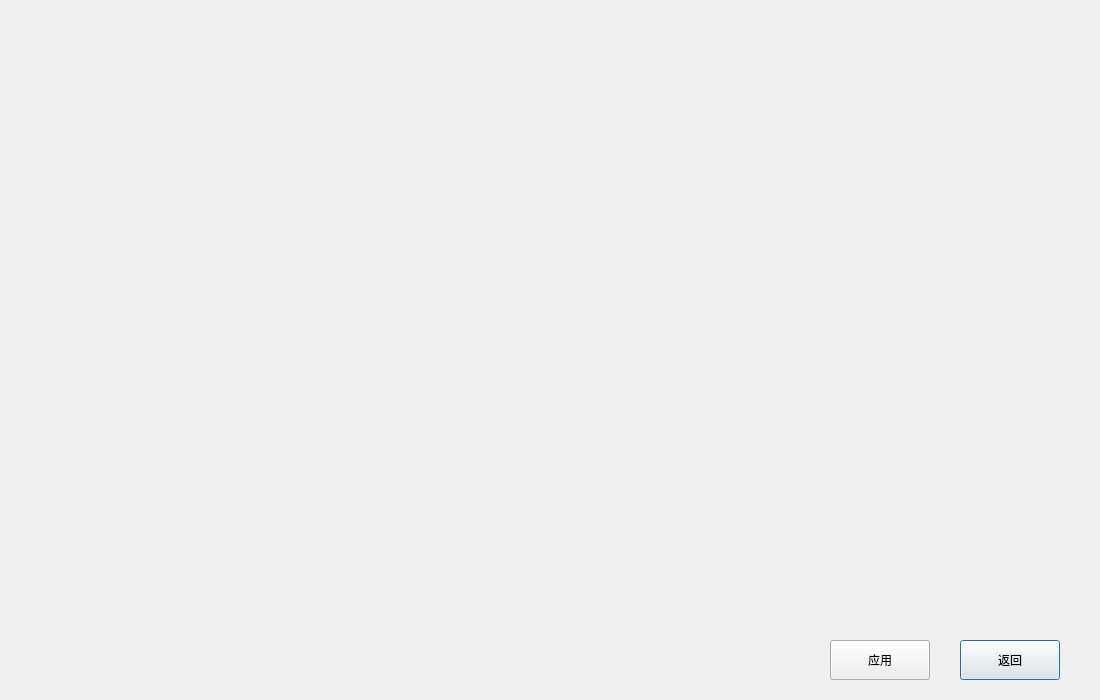
<?xml version="1.0" encoding="UTF-8"?>
<ui version="4.0">
 <class>settingNav</class>
 <widget class="QDialog" name="settingNav">
  <property name="geometry">
   <rect>
    <x>0</x>
    <y>0</y>
    <width>1100</width>
    <height>700</height>
   </rect>
  </property>
  <property name="windowTitle">
   <string>系统设置</string>
  </property>
  <widget class="QWidget" name="verticalLayoutWidget">
   <property name="geometry">
    <rect>
     <x>0</x>
     <y>0</y>
     <width>211</width>
     <height>701</height>
    </rect>
   </property>
   <layout class="QVBoxLayout" name="nav"/>
  </widget>
  <widget class="QStackedWidget" name="mw">
   <property name="geometry">
    <rect>
     <x>220</x>
     <y>0</y>
     <width>881</width>
     <height>611</height>
    </rect>
   </property>
   <widget class="QWidget" name="page"/>
   <widget class="QWidget" name="page_2"/>
  </widget>
  <widget class="QPushButton" name="backMain">
   <property name="geometry">
    <rect>
     <x>960</x>
     <y>640</y>
     <width>100</width>
     <height>40</height>
    </rect>
   </property>
   <property name="text">
    <string>返回</string>
   </property>
  </widget>
  <widget class="QPushButton" name="apply">
   <property name="geometry">
    <rect>
     <x>830</x>
     <y>640</y>
     <width>100</width>
     <height>40</height>
    </rect>
   </property>
   <property name="text">
    <string>应用</string>
   </property>
  </widget>
 </widget>
 <resources/>
 <connections/>
</ui>
